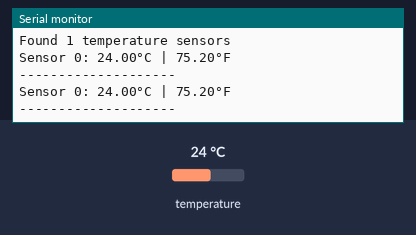
This sketch was run on a simulated Arduino Uno, built with avr-gcc and run on an emulated ATmega328P. Shown: the last lines printed to the serial monitor. The test bench sets the inputs (shaded band); at power-on: temperature 24 °C.

Above: at 4.3 s.
4.4 s: temperature set to 12 °C
At 6.7 s:
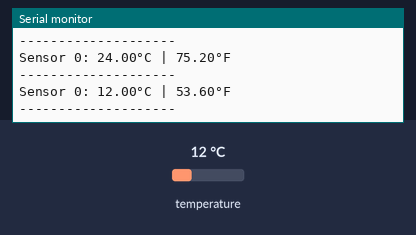
8.1 s: temperature set to 19 °C
At 10.0 s:
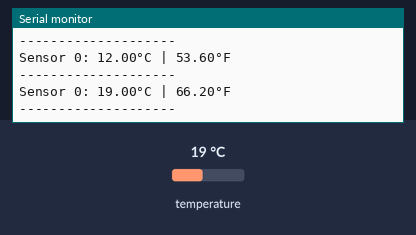
Timing chart, 0 to 11.5 s (numbered marks = the images above; inputs shaded):
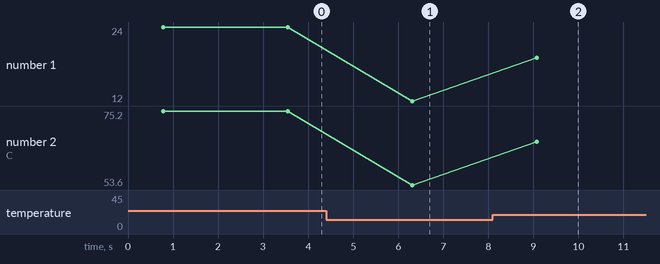

Measured:
- after the input at 4.4 s, the serial monitor: prints a new line after 1.9 s (image 1)
- after the input at 8.1 s, the serial monitor: prints a new line after 0.98 s (image 2)
- plotted number 1: 24 → 12 after the input at 4.4 s, 12 → 19 after the input at 8.1 s
- plotted number 2: 75.2 → 53.6 after the input at 4.4 s, 53.6 → 66.2 after the input at 8.1 s

The sketch:

DS18B20-Interface.ino
```cpp
#include <OneWire.h>
#include <DallasTemperature.h>

#define ONE_WIRE_BUS 2

OneWire oneWire(ONE_WIRE_BUS);
DallasTemperature sensors(&oneWire);

void setup() {
    Serial.begin(115200);
    Serial.println("DS18B20 Temperature Sensor");

    sensors.begin();

    int deviceCount = sensors.getDeviceCount();
    Serial.print("Found ");
    Serial.print(deviceCount);
    Serial.println(" temperature sensors");
}

void loop() {
    sensors.requestTemperatures();

    for(int i = 0; i < sensors.getDeviceCount(); i++) {
        float tempC = sensors.getTempCByIndex(i);

        Serial.print("Sensor ");
        Serial.print(i);
        Serial.print(": ");
        Serial.print(tempC);
        Serial.print("°C | ");
        Serial.print(DallasTemperature::toFahrenheit(tempC));
        Serial.println("°F");
    }

    Serial.println("--------------------");
    delay(2000);
}
```
